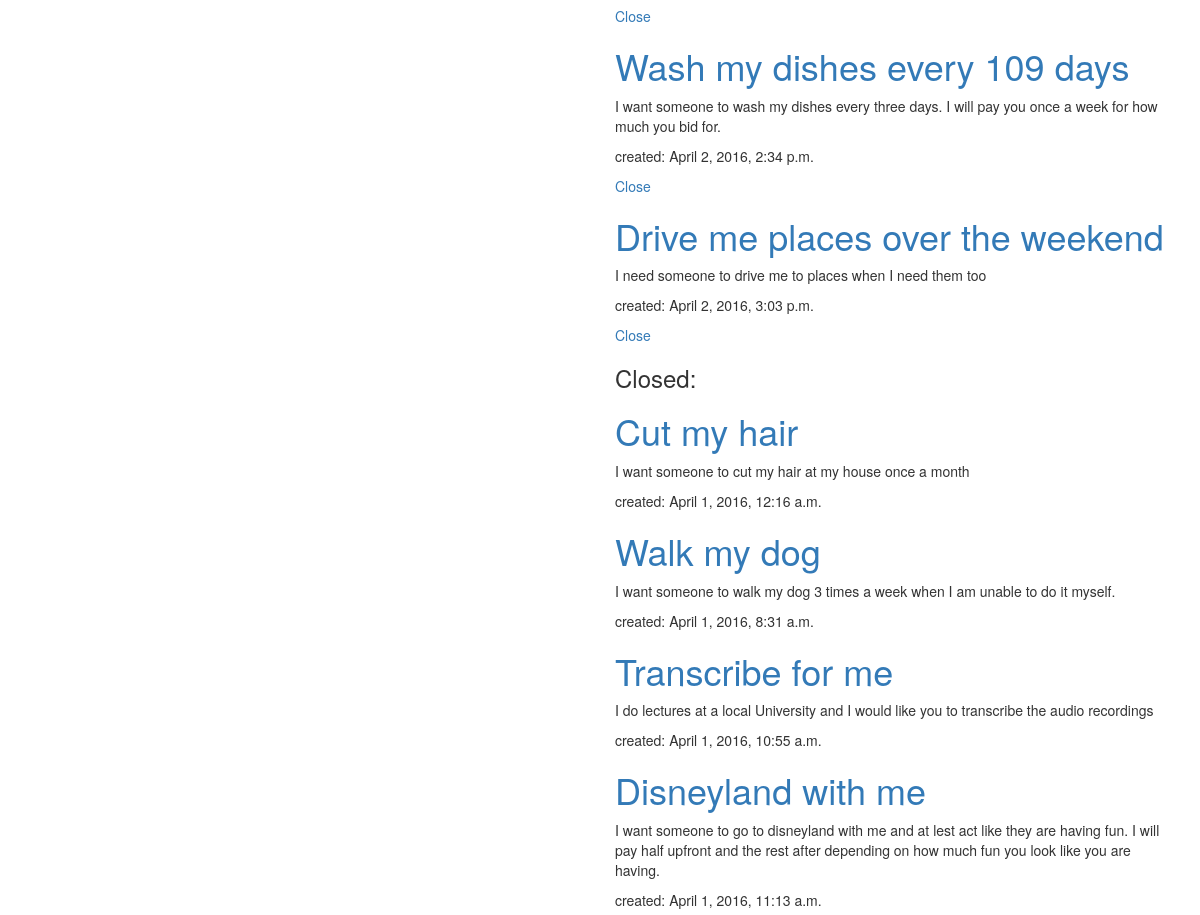
The app's page /my_account/ (signed in, middle part), older data.
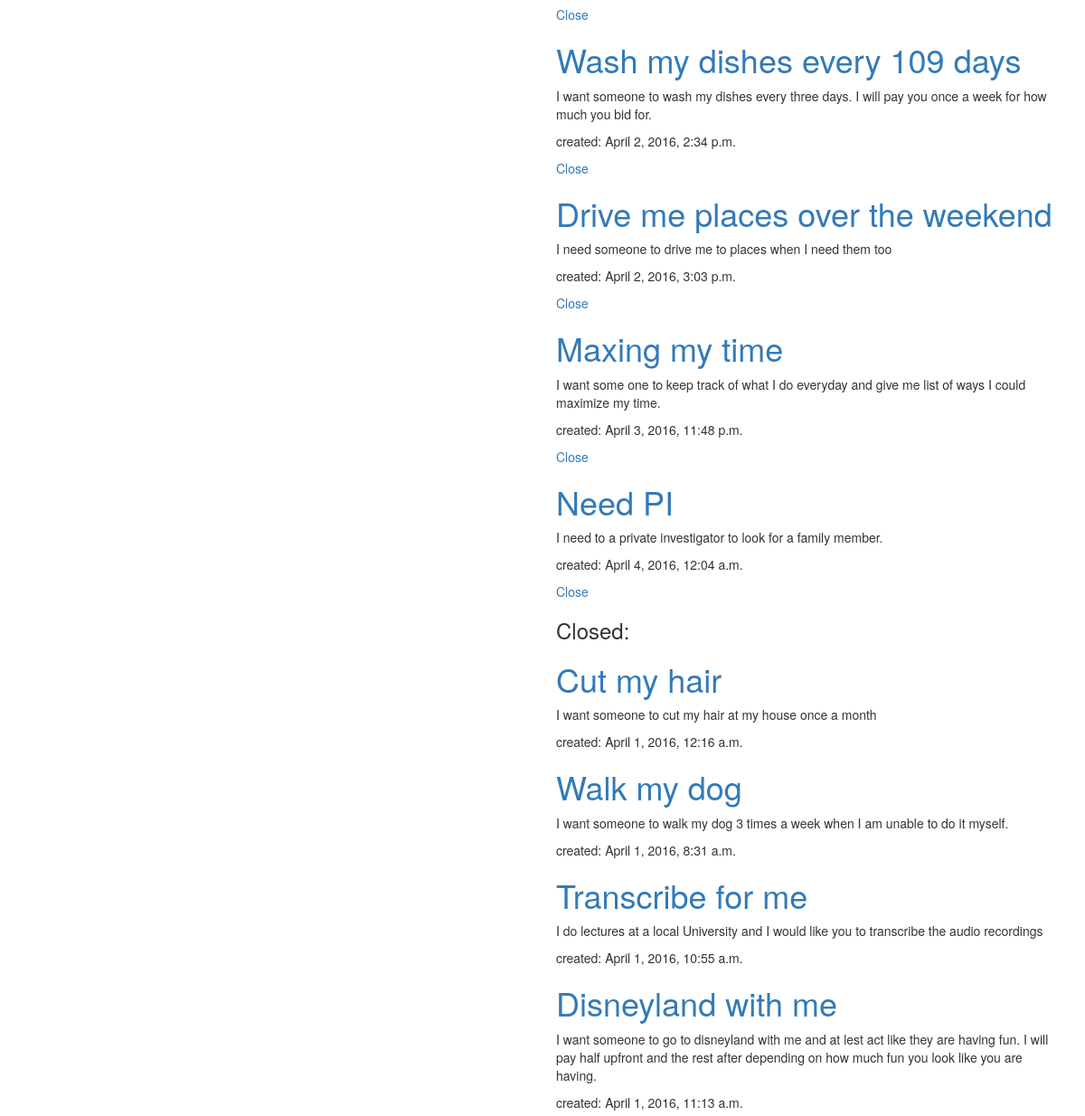
The same page, newer data.
### market/models.py (models this page shows, shortened)
class Service(models.Model):
    client = models.ForeignKey(
        settings.AUTH_USER_MODEL,
        related_name='service_client',
        null=True,
        blank=True
    )
    service_provider = models.ForeignKey(
        settings.AUTH_USER_MODEL,
        related_name='service_service_providers',
        null=True,
        blank=True
    )
    title = models.CharField(max_length=100)
    description = models.TextField()
    location = models.CharField(max_length=50, default="U.S.")
    final_time = models.DateTimeField("Ending Time")
    category = models.CharField(max_length=50, default="Other")
    is_open = models.BooleanField(default=True)
    bid = models.DecimalField(
        max_digits=10,
        decimal_places=2,
        default=1000.00
    )
    created_date = models.DateTimeField(default=timezone.now)

### market/views.py (the view)
# urls.py: url(r'^my_account/$', views.my_account, name="my_account"),
@login_required
def my_account(request):
    reviews = Review.objects.filter(user=request.user).order_by('-created_date')
    reviews_clients = reviews.filter(account_type='client')
    reviews_providers = reviews.filter(account_type='provider')
    services_open = Service.objects.filter(client=request.user, is_open=True)
    services_closed = Service.objects.filter(client=request.user, is_open=False)
    return render(
        request,
        'market/my_account.html',
        {
            'reviews_clients': reviews_clients,
            'reviews_providers': reviews_providers,
            'services_open': services_open,
            'services_closed': services_closed
        }
    )

### market/templates/market/my_account.html (shortened to what this page needs)
{% extends "market/base.html" %}
{% block content %}
    <div class="container">
        <div class="row">
            <div class="col-lg-6">
                {% for service in services_open %}
                    <div class="service">
                        <h1><a href="{% url 'service_detail' pk=service.pk %}">{{ service.title }}</a></h1>
                        <p>{{ service.description|linebreaks }}</p>
                        <div class="date">
                            <p>created: {{ service.created_date }}</p>
                        </div>
                        <a href="{% url 'service_close' pk=service.pk %}">Close</a>
                    </div>
                {% endfor %}
    			<h3>Closed:</h3>
                {% for service in services_closed %}
                    <div class="service">
                        <h1><a href="{% url 'service_detail' pk=service.pk %}">{{ service.title }}</a></h1>
                        <p>{{ service.description|linebreaks }}</p>
                        <div class="date">
                            <p>created: {{ service.created_date }}</p>
                        </div>
                    </div>
                {% endfor %}
    		</div>
        </div>
	</div>
{% endblock %}

Row changes from the older to the newer data that the page shows:
added Service: title "Maxing my time", description "I want some one to keep track of what I do everyday and give me list of ways I could maximize my time.", created_date "April 3, 2016, 11:48 p.m."
added Service: title "Need PI", description "I need to a private investigator to look for a family member.", created_date "April 4, 2016, 12:04 a.m."
